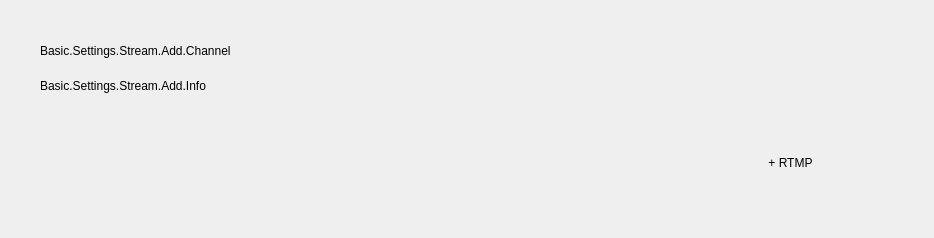
         <widget class="QWidget" name="page_NeedAccount">
          <layout class="QVBoxLayout" name="verticalLayout_3">
           <property name="spacing">
            <number>30</number>
           </property>
           <property name="leftMargin">
            <number>40</number>
           </property>
           <property name="topMargin">
            <number>40</number>
           </property>
           <property name="rightMargin">
            <number>40</number>
           </property>
           <property name="bottomMargin">
            <number>0</number>
           </property>
           <item>
            <widget class="QWidget" name="widget_AddAccount" native="true">
             <layout class="QVBoxLayout" name="verticalLayout_8">
              <property name="spacing">
               <number>12</number>
              </property>
              <property name="leftMargin">
               <number>0</number>
              </property>
              <property name="topMargin">
               <number>0</number>
              </property>
              <property name="rightMargin">
               <number>0</number>
              </property>
              <property name="bottomMargin">
               <number>0</number>
              </property>
              <item>
               <widget class="QLabel" name="label_AddChannel">
                <property name="minimumSize">
                 <size>
                  <width>0</width>
                  <height>22</height>
                 </size>
                </property>
                <property name="maximumSize">
                 <size>
                  <width>16777215</width>
                  <height>22</height>
                 </size>
                </property>
                <property name="text">
                 <string>Basic.Settings.Stream.Add.Channel</string>
                </property>
                <property name="labelType" stdset="0">
                 <string>settingBold</string>
                </property>
               </widget>
              </item>
              <item>
               <widget class="QLabel" name="label_AddChannelToStart">
                <property name="minimumSize">
                 <size>
                  <width>0</width>
                  <height>24</height>
                 </size>
                </property>
                <property name="maximumSize">
                 <size>
                  <width>16777215</width>
                  <height>24</height>
                 </size>
                </property>
                <property name="text">
                 <string>Basic.Settings.Stream.Add.Info</string>
                </property>
               </widget>
              </item>
             </layout>
            </widget>
           </item>
           <item>
            <widget class="QWidget" name="widget_PlatformButtons" native="true">
             <layout class="QGridLayout" name="gridLayout">
              <property name="leftMargin">
               <number>0</number>
              </property>
              <property name="topMargin">
               <number>0</number>
              </property>
              <property name="rightMargin">
               <number>0</number>
              </property>
              <property name="bottomMargin">
               <number>0</number>
              </property>
              <property name="spacing">
               <number>10</number>
              </property>
              <item row="0" column="3">
               <widget class="AFQHoverWidget" name="widget_AddRTMP" native="true">
                <property name="sizePolicy">
                 <sizepolicy hsizetype="Fixed" vsizetype="Fixed">
                  <horstretch>0</horstretch>
                  <verstretch>0</verstretch>
                 </sizepolicy>
                </property>
                <property name="minimumSize">
                 <size>
                  <width>206</width>
                  <height>70</height>
                 </size>
                </property>
                <property name="maximumSize">
                 <size>
                  <width>206</width>
                  <height>70</height>
                 </size>
                </property>
                <layout class="QVBoxLayout" name="verticalLayout_16">
                 <property name="spacing">
                  <number>0</number>
                 </property>
                 <property name="leftMargin">
                  <number>0</number>
                 </property>
                 <property name="topMargin">
                  <number>0</number>
                 </property>
                 <property name="rightMargin">
                  <number>0</number>
                 </property>
                 <property name="bottomMargin">
                  <number>4</number>
                 </property>
                 <item>
                  <widget class="QWidget" name="widget_5" native="true">
                   <layout class="QHBoxLayout" name="horizontalLayout_13">
                    <property name="spacing">
                     <number>0</number>
                    </property>
                    <property name="leftMargin">
                     <number>0</number>
                    </property>
                    <property name="topMargin">
                     <number>24</number>
                    </property>
                    <property name="rightMargin">
                     <number>0</number>
                    </property>
                    <property name="bottomMargin">
                     <number>0</number>
                    </property>
                    <item alignment="Qt::AlignHCenter|Qt::AlignVCenter">
                     <widget class="QLabel" name="label_RTMPIcon">
                      <property name="sizePolicy">
                       <sizepolicy hsizetype="Fixed" vsizetype="Fixed">
                        <horstretch>0</horstretch>
                        <verstretch>0</verstretch>
                       </sizepolicy>
                      </property>
                      <property name="minimumSize">
                       <size>
                        <width>71</width>
                        <height>22</height>
                       </size>
                      </property>
                      <property name="maximumSize">
                       <size>
                        <width>71</width>
                        <height>22</height>
                       </size>
                      </property>
                      <property name="text">
                       <string>+ RTMP</string>
                      </property>
                      <property name="alignment">
                       <set>Qt::AlignCenter</set>
                      </property>
                     </widget>
                    </item>
                   </layout>
                  </widget>
                 </item>
                 <item>
                  <widget class="QWidget" name="widget_10" native="true">
                   <layout class="QHBoxLayout" name="horizontalLayout_16">
                    <property name="spacing">
                     <number>0</number>
                    </property>
                    <property name="leftMargin">
                     <number>0</number>
                    </property>
                    <property name="topMargin">
                     <number>0</number>
                    </property>
                    <property name="rightMargin">
                     <number>12</number>
                    </property>
                    <property name="bottomMargin">
                     <number>0</number>
                    </property>
                    <item>
                     <spacer name="horizontalSpacer_12">
                      <property name="orientation">
                       <enum>Qt::Horizontal</enum>
                      </property>
                      <property name="sizeHint" stdset="0">
                       <size>
                        <width>176</width>
                        <height>10</height>
                       </size>
                      </property>
                     </spacer>
                    </item>
                   </layout>
                  </widget>
                 </item>
                </layout>
               </widget>
              </item>
              <item row="0" column="0">
               <widget class="AFQHoverWidget" name="widget_AddSoop" native="true">
                <property name="sizePolicy">
                 <sizepolicy hsizetype="Fixed" vsizetype="Fixed">
                  <horstretch>0</horstretch>
                  <verstretch>0</verstretch>
                 </sizepolicy>
                </property>
                <property name="minimumSize">
                 <size>
                  <width>206</width>
                  <height>70</height>
                 </size>
                </property>
                <property name="maximumSize">
                 <size>
                  <width>206</width>
                  <height>70</height>
                 </size>
                </property>
                <layout class="QVBoxLayout" name="verticalLayout_12">
                 <property name="spacing">
                  <number>0</number>
                 </property>
                 <property name="leftMargin">
                  <number>0</number>
                 </property>
                 <property name="topMargin">
                  <number>0</number>
                 </property>
                 <property name="rightMargin">
                  <number>0</number>
                 </property>
                 <property name="bottomMargin">
                  <number>4</number>
                 </property>
                 <item>
                  <widget class="QWidget" name="widget_3" native="true">
                   <layout class="QHBoxLayout" name="horizontalLayout_9">
                    <property name="spacing">
                     <number>0</number>
                    </property>
                    <property name="leftMargin">
                     <number>0</number>
                    </property>
                    <property name="topMargin">
                     <number>24</number>
                    </property>
                    <property name="rightMargin">
                     <number>0</number>
                    </property>
                    <property name="bottomMargin">
                     <number>0</number>
                    </property>
                    <item alignment="Qt::AlignHCenter|Qt::AlignVCenter">
                     <widget class="QLabel" name="label_SoopIcon">
                      <property name="sizePolicy">
                       <sizepolicy hsizetype="Fixed" vsizetype="Fixed">
                        <horstretch>0</horstretch>
                        <verstretch>0</verstretch>
                       </sizepolicy>
                      </property>
                      <property name="minimumSize">
                       <size>
                        <width>100</width>
                        <height>20</height>
                       </size>
                      </property>
                      <property name="maximumSize">
                       <size>
                        <width>100</width>
                        <height>20</height>
                       </size>
                      </property>
                      <property name="text">
                       <string/>
                      </property>
                     </widget>
                    </item>
                   </layout>
                  </widget>
                 </item>
                 <item>
                  <widget class="QWidget" name="widget_6" native="true">
                   <layout class="QHBoxLayout" name="horizontalLayout_10">
                    <property name="spacing">
                     <number>0</number>
                    </property>
                    <property name="leftMargin">
                     <number>0</number>
                    </property>
                    <property name="topMargin">
                     <number>0</number>
                    </property>
                    <property name="rightMargin">
                     <number>12</number>
                    </property>
                    <property name="bottomMargin">
                     <number>0</number>
                    </property>
                    <item>
                     <spacer name="horizontalSpacer_9">
                      <property name="orientation">
                       <enum>Qt::Horizontal</enum>
                      </property>
                      <property name="sizeHint" stdset="0">
                       <size>
                        <width>176</width>
                        <height>10</height>
                       </size>
                      </property>
                     </spacer>
                    </item>
                   </layout>
                  </widget>
                 </item>
                </layout>
               </widget>
              </item>
              <item row="0" column="2">
               <widget class="AFQHoverWidget" name="widget_AddYoutube" native="true">
                <property name="sizePolicy">
                 <sizepolicy hsizetype="Fixed" vsizetype="Fixed">
                  <horstretch>0</horstretch>
                  <verstretch>0</verstretch>
                 </sizepolicy>
                </property>
                <property name="minimumSize">
                 <size>
                  <width>206</width>
                  <height>70</height>
                 </size>
                </property>
                <property name="maximumSize">
                 <size>
                  <width>206</width>
                  <height>70</height>
                 </size>
                </property>
                <layout class="QVBoxLayout" name="verticalLayout_15">
                 <property name="spacing">
                  <number>0</number>
                 </property>
                 <property name="leftMargin">
                  <number>0</number>
                 </property>
                 <property name="topMargin">
                  <number>0</number>
                 </property>
                 <property name="rightMargin">
                  <number>0</number>
                 </property>
                 <property name="bottomMargin">
                  <number>4</number>
                 </property>
                 <item>
                  <widget class="QWidget" name="widget_11" native="true">
                   <layout class="QHBoxLayout" name="horizontalLayout_14">
                    <property name="spacing">
                     <number>0</number>
                    </property>
                    <property name="leftMargin">
                     <number>0</number>
                    </property>
                    <property name="topMargin">
                     <number>25</number>
                    </property>
                    <property name="rightMargin">
                     <number>0</number>
                    </property>
                    <property name="bottomMargin">
                     <number>0</number>
                    </property>
                    <item alignment="Qt::AlignHCenter|Qt::AlignVCenter">
                     <widget class="QLabel" name="label_YoutubeIcon">
                      <property name="sizePolicy">
                       <sizepolicy hsizetype="Fixed" vsizetype="Fixed">
                        <horstretch>0</horstretch>
                        <verstretch>0</verstretch>
                       </sizepolicy>
                      </property>
                      <property name="minimumSize">
                       <size>
                        <width>89</width>
                        <height>20</height>
                       </size>
                      </property>
                      <property name="maximumSize">
                       <size>
                        <width>89</width>
                        <height>20</height>
                       </size>
                      </property>
                      <property name="text">
                       <string/>
                      </property>
                     </widget>
                    </item>
                   </layout>
                  </widget>
                 </item>
                 <item>
                  <widget class="QWidget" name="widget_12" native="true">
                   <layout class="QHBoxLayout" name="horizontalLayout_15">
                    <property name="spacing">
                     <number>0</number>
                    </property>
                    <property name="leftMargin">
                     <number>0</number>
                    </property>
                    <property name="topMargin">
                     <number>0</number>
                    </property>
                    <property name="rightMargin">
                     <number>12</number>
                    </property>
                    <property name="bottomMargin">
                     <number>0</number>
                    </property>
                    <item>
                     <spacer name="horizontalSpacer_11">
                      <property name="orientation">
                       <enum>Qt::Horizontal</enum>
                      </property>
                      <property name="sizeHint" stdset="0">
                       <size>
                        <width>176</width>
                        <height>10</height>
                       </size>
                      </property>
                     </spacer>
                    </item>
                   </layout>
                  </widget>
                 </item>
                </layout>
               </widget>
              </item>
              <item row="0" column="1">
               <widget class="AFQHoverWidget" name="widget_AddTwitch" native="true">
                <property name="sizePolicy">
                 <sizepolicy hsizetype="Fixed" vsizetype="Fixed">
                  <horstretch>0</horstretch>
                  <verstretch>0</verstretch>
                 </sizepolicy>
                </property>
                <property name="minimumSize">
                 <size>
                  <width>206</width>
                  <height>70</height>
                 </size>
                </property>
                <property name="maximumSize">
                 <size>
                  <width>206</width>
                  <height>70</height>
                 </size>
                </property>
                <layout class="QVBoxLayout" name="verticalLayout_13">
                 <property name="spacing">
                  <number>0</number>
                 </property>
                 <property name="leftMargin">
                  <number>0</number>
                 </property>
                 <property name="topMargin">
                  <number>0</number>
                 </property>
                 <property name="rightMargin">
                  <number>0</number>
                 </property>
                 <property name="bottomMargin">
                  <number>4</number>
                 </property>
                 <item>
                  <widget class="QWidget" name="widget_7" native="true">
                   <layout class="QHBoxLayout" name="horizontalLayout_11">
                    <property name="spacing">
                     <number>0</number>
                    </property>
                    <property name="leftMargin">
                     <number>0</number>
                    </property>
                    <property name="topMargin">
                     <number>22</number>
                    </property>
                    <property name="rightMargin">
                     <number>0</number>
                    </property>
                    <property name="bottomMargin">
                     <number>0</number>
                    </property>
                    <item alignment="Qt::AlignHCenter|Qt::AlignVCenter">
                     <widget class="QLabel" name="label_TwitchIcon">
                      <property name="sizePolicy">
                       <sizepolicy hsizetype="Fixed" vsizetype="Fixed">
                        <horstretch>0</horstretch>
                        <verstretch>0</verstretch>
                       </sizepolicy>
                      </property>
                      <property name="minimumSize">
                       <size>
                        <width>75</width>
                        <height>25</height>
                       </size>
                      </property>
                      <property name="maximumSize">
                       <size>
                        <width>75</width>
                        <height>25</height>
                       </size>
                      </property>
                      <property name="text">
                       <string/>
                      </property>
                     </widget>
                    </item>
                   </layout>
                  </widget>
                 </item>
                 <item>
                  <widget class="QWidget" name="widget_8" native="true">
                   <layout class="QHBoxLayout" name="horizontalLayout_12">
                    <property name="spacing">
                     <number>0</number>
                    </property>
                    <property name="leftMargin">
                     <number>0</number>
                    </property>
                    <property name="topMargin">
                     <number>0</number>
                    </property>
                    <property name="rightMargin">
                     <number>12</number>
                    </property>
                    <property name="bottomMargin">
                     <number>0</number>
                    </property>
                    <item>
                     <spacer name="horizontalSpacer_10">
                      <property name="orientation">
                       <enum>Qt::Horizontal</enum>
                      </property>
                      <property name="sizeHint" stdset="0">
                       <size>
                        <width>176</width>
                        <height>10</height>
                       </size>
                      </property>
                     </spacer>
                    </item>
                   </layout>
                  </widget>
                 </item>
                </layout>
               </widget>
              </item>
             </layout>
            </widget>
           </item>
           <item>
            <spacer name="verticalSpacer">
             <property name="orientation">
              <enum>Qt::Vertical</enum>
             </property>
             <property name="sizeHint" stdset="0">
              <size>
               <width>20</width>
               <height>40</height>
              </size>
             </property>
            </spacer>
           </item>
          </layout>
         </widget>
